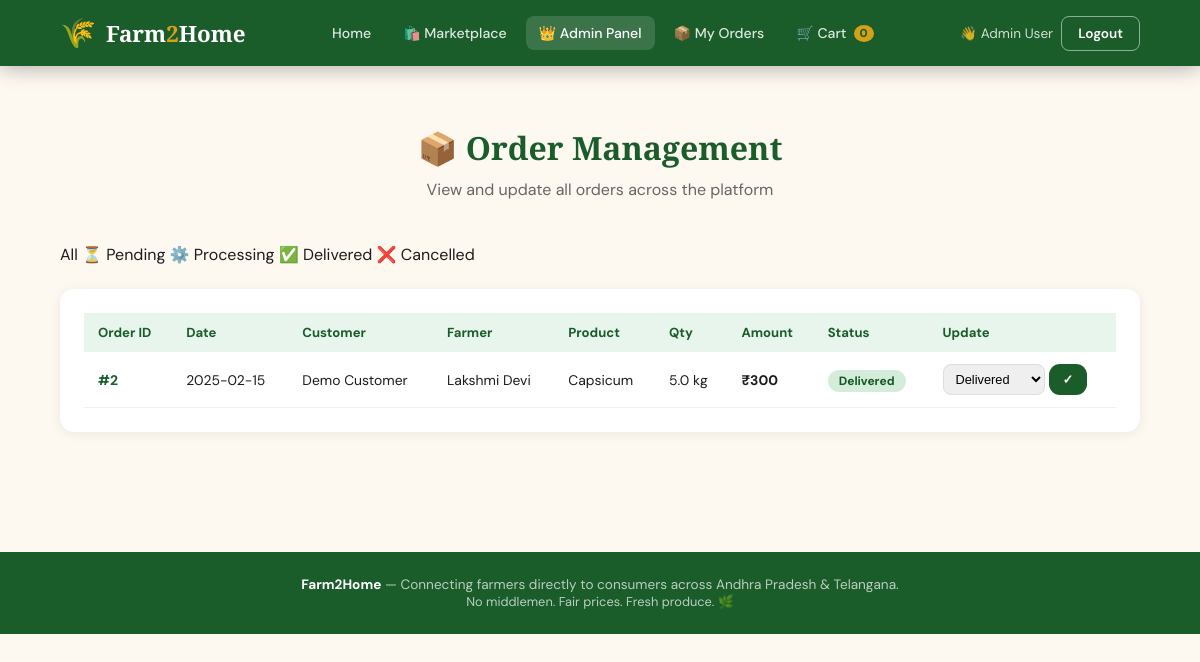
Page /admin/orders (signed in) on the committed database.
### tables this page shows
CREATE TABLE orders (
        id INTEGER PRIMARY KEY AUTOINCREMENT,
        customer_id INTEGER NOT NULL,
        farmer_id INTEGER NOT NULL,
        crop_id INTEGER NOT NULL,
        quantity REAL NOT NULL,
        total_price REAL NOT NULL,
        status TEXT DEFAULT 'pending',
        delivery_address TEXT,
        created_at TEXT DEFAULT CURRENT_TIMESTAMP,
        FOREIGN KEY (customer_id) REFERENCES users(id),
        FOREIGN KEY (farmer_id) REFERENCES users(id),
        FOREIGN KEY (crop_id) REFERENCES crops(id)
    );

CREATE TABLE users (
        id INTEGER PRIMARY KEY AUTOINCREMENT,
        name TEXT NOT NULL,
        phone TEXT UNIQUE NOT NULL,
        password TEXT NOT NULL,
        role TEXT NOT NULL DEFAULT 'customer',
        location TEXT,
        district TEXT,
        language TEXT DEFAULT 'English',
        bank_account TEXT,
        ifsc TEXT,
        created_at TEXT DEFAULT CURRENT_TIMESTAMP
    );

CREATE TABLE crops (
        id INTEGER PRIMARY KEY AUTOINCREMENT,
        farmer_id INTEGER NOT NULL,
        name TEXT NOT NULL,
        category TEXT NOT NULL,
        quantity REAL NOT NULL,
        price REAL NOT NULL,
        unit TEXT DEFAULT 'kg',
        harvest_date TEXT,
        location TEXT,
        description TEXT,
        is_organic INTEGER DEFAULT 0,
        min_order REAL DEFAULT 1,
        status TEXT DEFAULT 'active',
        emoji TEXT DEFAULT '🌾',
        created_at TEXT DEFAULT CURRENT_TIMESTAMP,
        FOREIGN KEY (farmer_id) REFERENCES users(id)
    );

### app.py (the view, shortened to what this page needs)
@app.route('/admin/orders')
@admin_required
def admin_orders():
    conn = get_db()
    status_filter = request.args.get('status', 'all')
    if status_filter == 'all':
        orders = conn.execute("""
            SELECT o.*, c.name as crop_name, u.name as customer_name, f.name as farmer_name
            FROM orders o
            JOIN crops c ON o.crop_id = c.id
            JOIN users u ON o.customer_id = u.id
            JOIN users f ON o.farmer_id = f.id
            ORDER BY o.created_at DESC
        """).fetchall()
    conn.close()
    return render_template('admin_orders.html', orders=orders, status_filter=status_filter)

### app.py (called while the page is built)
def get_db():
    conn = sqlite3.connect(DB_PATH)
    conn.row_factory = sqlite3.Row
    return conn

def admin_required(f):
    @wraps(f)
    def decorated(*args, **kwargs):
        if 'user_id' not in session:
            return redirect(url_for('login'))
        if session.get('role') != 'admin':
            flash('Access denied. Admin privileges required.', 'danger')
            return redirect(url_for('index'))
        return f(*args, **kwargs)
    return decorated

### templates/admin_orders.html (shortened to what this page needs)
{% extends 'base.html' %}
{% block content %}
<section class="section">
  <div class="section-header">
    <h2>📦 Order Management</h2>
    <p>View and update all orders across the platform</p>
  </div>
  <div style="margin-bottom:24px;">
    <div class="filter-row">
      <a href="{{ url_for('admin_orders', status='all') }}" class="filter-pill {% if status_filter=='all' %}active{% endif %}">All</a>
      <a href="{{ url_for('admin_orders', status='pending') }}" class="filter-pill {% if status_filter=='pending' %}active{% endif %}">⏳ Pending</a>
      <a href="{{ url_for('admin_orders', status='processing') }}" class="filter-pill {% if status_filter=='processing' %}active{% endif %}">⚙️ Processing</a>
      <a href="{{ url_for('admin_orders', status='delivered') }}" class="filter-pill {% if status_filter=='delivered' %}active{% endif %}">✅ Delivered</a>
      <a href="{{ url_for('admin_orders', status='cancelled') }}" class="filter-pill {% if status_filter=='cancelled' %}active{% endif %}">❌ Cancelled</a>
    </div>
  </div>
  <div class="card">
    <div class="table-wrap">
      <table>
        <thead>
          <tr><th>Order ID</th><th>Date</th><th>Customer</th><th>Farmer</th><th>Product</th><th>Qty</th><th>Amount</th><th>Status</th><th>Update</th></tr>
        </thead>
        <tbody>
          {% for order in orders %}
          <tr>
            <td style="font-weight:700;color:var(--green);">#{{ order.id }}</td>
            <td>{{ order.created_at[:10] }}</td>
            <td>{{ order.customer_name }}</td>
            <td>{{ order.farmer_name }}</td>
            <td>{{ order.crop_name }}</td>
            <td>{{ order.quantity }} kg</td>
            <td style="font-weight:700;">₹{{ "%.0f"|format(order.total_price) }}</td>
            <td><span class="badge badge-{{ order.status }}">{{ order.status|capitalize }}</span></td>
            <td>
              <form method="post" action="{{ url_for('admin_update_order', order_id=order.id) }}" style="display:flex;gap:4px;">
                <select name="status" style="padding:6px 8px;border:1.5px solid #ddd;border-radius:8px;font-size:.8rem;">
                  <option value="delivered" {% if order.status=='delivered' %}selected{% endif %}>Delivered</option>
                </select>
                <button type="submit" class="btn btn-green btn-sm">✓</button>
              </form>
            </td>
          </tr>
          {% endfor %}
        </tbody>
      </table>
    </div>
  </div>
</section>
{% endblock %}

### templates/base.html (style rules this page uses)
:root { --green:#1a5c2a;--green-light:#2d8a45;--green-pale:#e8f5ec; --earth:#7a4f2d;--cream:#fdf8f0;--gold:#d4a017;--red:#c0392b; --text:#1c1c1c;--muted:#666;--white:#fff; --radius:14px;--shadow:0 8px 32px rgba(0,0,0,.12); }
* { margin:0;padding:0;box-sizing:border-box; }
body { font-family:'DM Sans',sans-serif;background:var(--cream);color:var(--text); }
a { text-decoration:none;color:inherit; }
.btn { display:inline-block;padding:11px 22px;border-radius:11px;border:none;cursor:pointer;font-family:'DM Sans',sans-serif;font-weight:700;font-size:.9rem;transition:.2s; }
.btn-green { background:var(--green);color:#fff; }
.btn-sm { padding:7px 14px;font-size:.8rem; }
.card { background:#fff;border-radius:var(--radius);box-shadow:0 2px 12px rgba(0,0,0,.07);padding:24px; }
.table-wrap { overflow-x:auto; }
table { width:100%;border-collapse:collapse; }
th { background:var(--green-pale);color:var(--green);padding:11px 14px;text-align:left;font-size:.82rem;font-weight:700; }
td { padding:12px 14px;border-bottom:1px solid #f0f0f0;font-size:.87rem; }
.badge { padding:3px 11px;border-radius:20px;font-size:.75rem;font-weight:700; }
.badge-delivered { background:#d4edda;color:#155724; }
.section { padding:60px 5%; }
.section-header { text-align:center;margin-bottom:44px; }
.section-header h2 { font-family:'Playfair Display',serif;font-size:2rem;color:var(--green);margin-bottom:10px; }
.section-header p { color:var(--muted);max-width:500px;margin:0 auto; }

### rows in the picture
orders: id "2", created_at "2025-02-15", customer_name "Demo Customer", farmer_name "Lakshmi Devi", crop_name "Capsicum", quantity "5.0", total_price "300", status "Delivered"

### other values in the picture
{{ session.name }} "Admin User"
